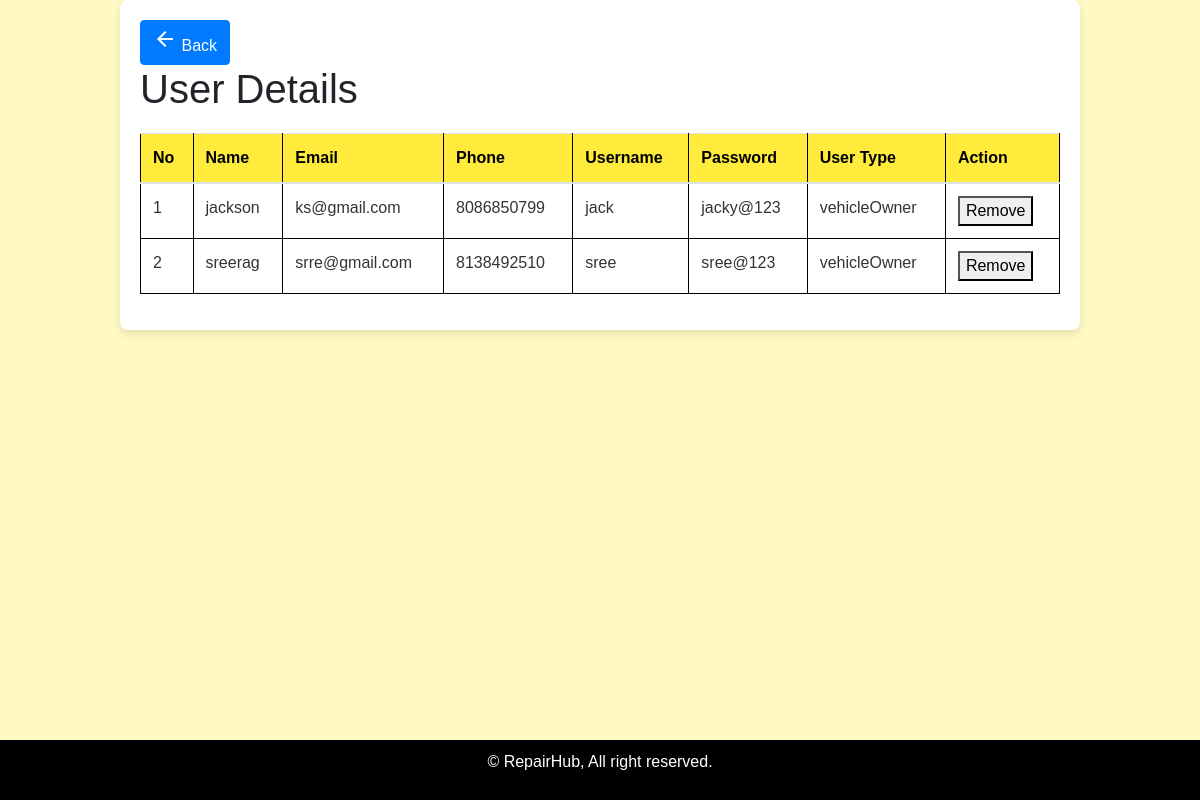
The app's page /aduser, older data.
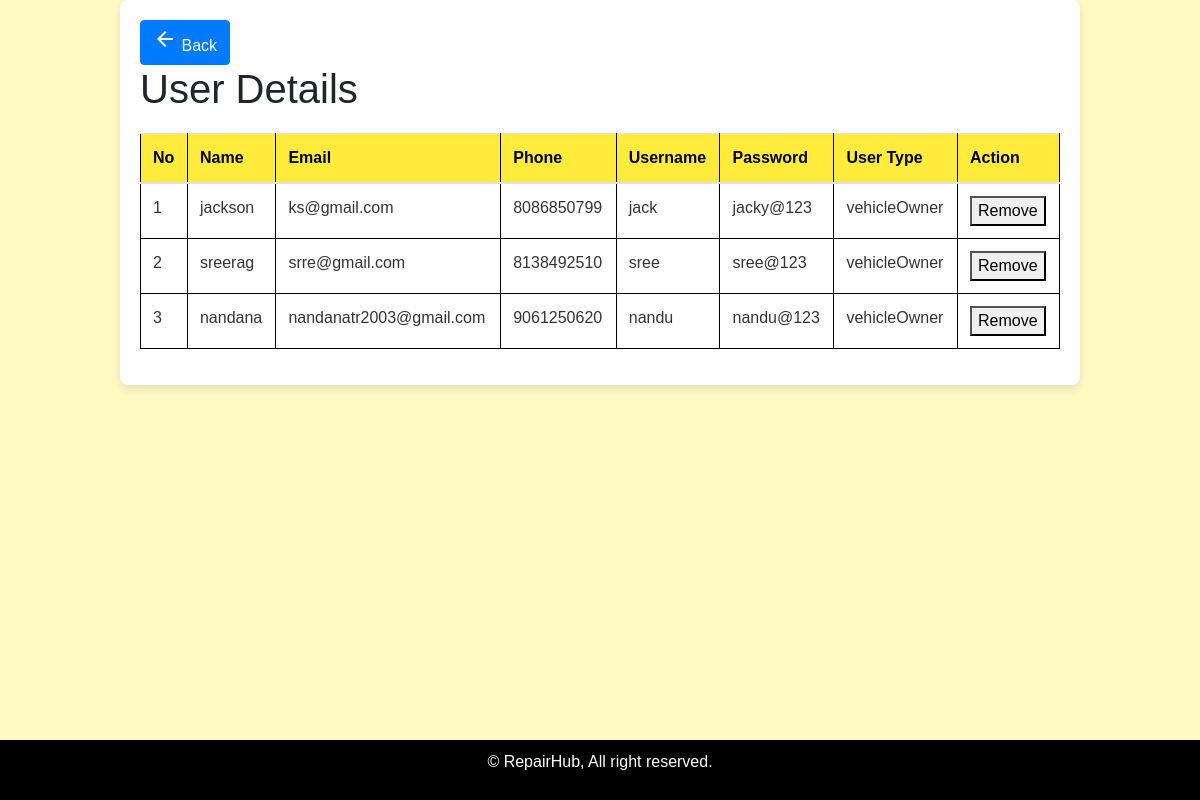
The same page, newer data.
### vehicle/models.py (models this page shows, shortened)
class register(models.Model):
    name = models.CharField(max_length=100)
    mail = models.EmailField()
    phone = models.IntegerField()
    username = models.CharField(max_length=50)
    password = models.CharField(max_length=50)
    usertype = models.CharField(max_length=20)

### vehicle/views.py (the view)
# urls.py: path('aduser',views.view_user),
def view_user(request):
    data = register.objects.filter(usertype='vehicleOwner')
    return render(request,'viewuser.html',{'users':data})

### template/viewuser.html (shortened to what this page needs)
<!DOCTYPE html>
<html lang="en">
<head>
    <link rel="stylesheet" href="https://maxcdn.bootstrapcdn.com/bootstrap/4.0.0/css/bootstrap.min.css">
</head>
<body>
    <div class="container">
        <a href="javascript:history.back()" class="btn btn-primary back-button">
            <i class="material-icons">arrow_back</i> Back
        </a>
        <h1>User Details</h1>
        <table class="table">
            <thead>
                <tr>
                    <th>No</th>
                    <th>Name</th>
                    <th>Email</th>
                    <th>Phone</th>
                    <th>Username</th>
                    <th>Password</th>
                    <th>User Type</th>
                    <th>Action</th>
                </tr>
            </thead>
            <tbody>
                {% for user in users %}
                    <tr>
                        <td>{{ forloop.counter }}</td>
                        <td>{{ user.name }}</td>
                        <td>{{ user.mail }}</td>
                        <td>{{ user.phone }}</td>
                        <td>{{ user.username }}</td>
                        <td>{{ user.password }}</td>
                        <td>{{ user.usertype }}</td>
                        <td>
                            <form action="{% url 'remove_user' user.id %}" method="post" style="display:inline;">
                                <button type="submit" class="btn-remove">Remove</button>
                            </form>
                        </td>
                    </tr>
                {% empty %}
                    <tr>
                        <td colspan="7">No registerd user available.</td>
                    </tr>
                {% endfor %}
            </tbody>
        </table>
    </div>
    <footer>
        <p>&copy; RepairHub, All right reserved.</p>
    </footer>
</body>
</html>

Row changes from the older to the newer data that the page shows:
added register: name "nandana", mail "nandanatr2003@gmail.com", phone "9061250620", username "nandu", password "nandu@123", usertype "vehicleOwner"
